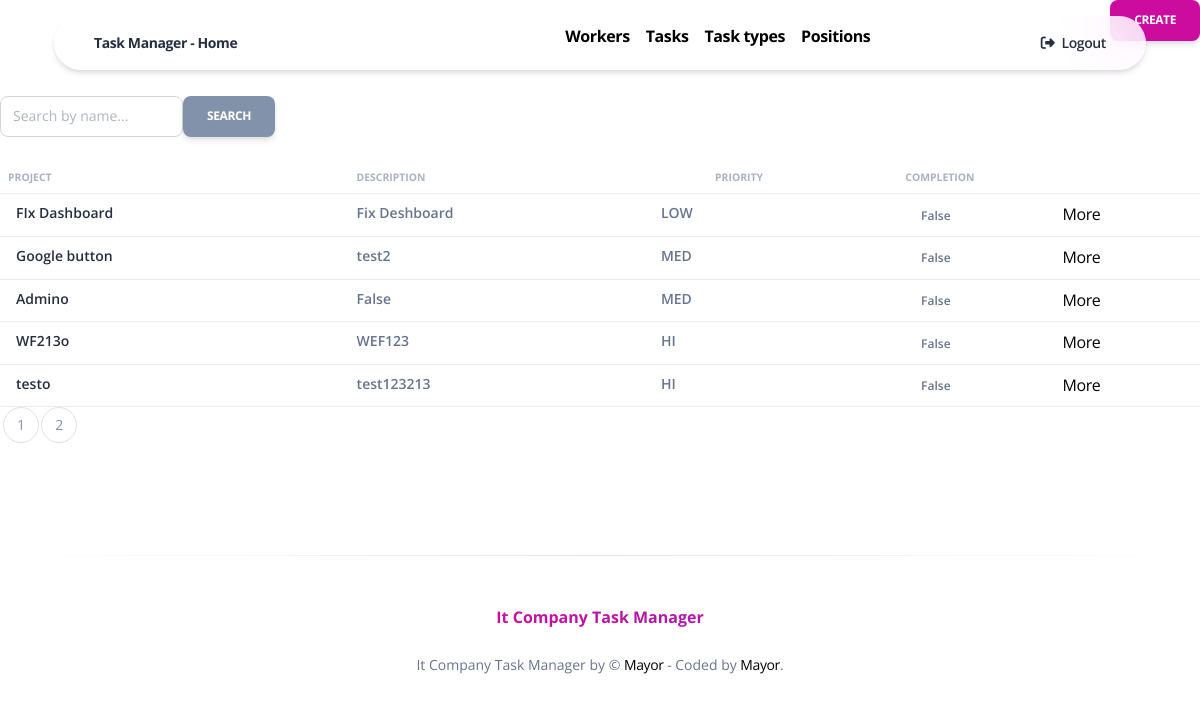
Before: /task/ (signed in) with the older database file.
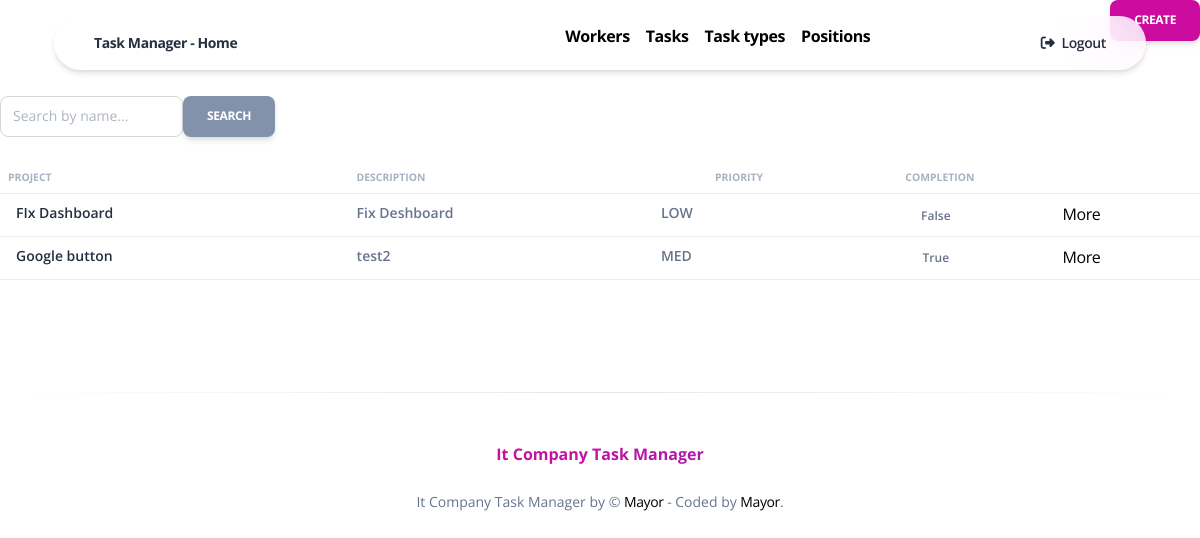
After: the same page with the newer database file.
### task_manager/models.py (models this page shows, shortened)
class Task(models.Model):
    name = models.CharField(max_length=255)
    description = models.TextField()
    deadline = models.DateField(max_length=12)
    is_completed = models.BooleanField(default=False)
    created_on = models.DateField(auto_now_add=True)
    created_by = models.ForeignKey(Worker, on_delete=models.CASCADE)
    modified_on = models.DateTimeField(auto_now=True, blank=True, null=True)
    modified_by = models.ForeignKey(
        Worker,
        on_delete=models.DO_NOTHING,
        related_name="Project_modified_by",
        null=True,
        blank=True
    )
    PRIORITY_CHOICES = (
        ("HI", "High"),
        ("MED", "Medium"),
        ("LOW", "Low"),
    )
    priority = models.CharField(
        max_length=3,
        choices=PRIORITY_CHOICES,
        default="MED"
    )
    task_type = models.ForeignKey(
        TaskType,
        on_delete=models.CASCADE
    )
    assignees = models.ManyToManyField(Worker, related_name="tasks")

### task_manager/views.py (the view)
# urls.py: path("task/", TaskListView.as_view(), name="task-list"),
class TaskListView(LoginRequiredMixin, generic.ListView):
    model = Task
    paginate_by = 5
    template_name = "task_manager/task_list.html"
    def get_context_data(self, *, object_list=None, **kwargs) -> dict:
        context = super(TaskListView, self).get_context_data(**kwargs)
        name = self.request.GET.get("name", "")
        context["search_form"] = TaskSearchForm(
            initial={
                "name": name
            }
        )
        return context
    def get_queryset(self) -> QuerySet:
        queryset = Task.objects.all().select_related("task_type")
        form = TaskSearchForm(self.request.GET)
        if form.is_valid():
            return queryset.filter(
                name__icontains=form.cleaned_data["name"]
            )
        return queryset

### task_manager/forms.py
class TaskSearchForm(forms.Form):
    name = forms.CharField(
        max_length=255,
        required=False,
        label="",
        widget=forms.TextInput(
            {"placeholder": "Search by name..."}
        )
    )

### task_manager/context_processors.py (called while the page is built)
def cfg_assets_root(request):
    return { 'ASSETS_ROOT' : settings.ASSETS_ROOT }

### task_manager/templatetags/query_transform.py (called while the page is built)
@register.simple_tag
def query_transform(request, **kwargs):
    updated = request.GET.copy()
    for k, v in kwargs.items():  # noqa: VNE001
        if k is not None:  # noqa: VNE001
            updated[k] = v
        else:
            updated.pop(k, 0)
    return updated.urlencode()

### templates/task_manager/task_list.html
{% extends "base-presentation.html" %}
{% load crispy_forms_filters %}
{% block content %}
  <a href="{% url "task_manager:task-create" %}" class="btn btn-primary link-to-page" style="float: right">
    Create
  </a>
  {% if task_list %}
    <form action="" method="get" class="d-flex flex-row align-items-center flex-wrap mt-7">
      {{ search_form|crispy }}
      <input type="submit" value="Search" class="btn btn-secondary">
    </form>
    <table class="table align-items-center mb-0 mt-2">
      <tr>
        <th class="text-uppercase text-secondary text-xxs font-weight-bolder opacity-7">Project</th>
        <th class="text-uppercase text-secondary text-xxs font-weight-bolder opacity-7 ps-2">Description</th>
        <th class="text-center text-uppercase text-secondary text-xxs font-weight-bolder opacity-7">Priority</th>
        <th class="text-center text-uppercase text-secondary text-xxs font-weight-bolder opacity-7">Completion</th>
        <th></th>
      </tr>
      {% for task in task_list %}
        <tr>
          <td>
            <div class="d-flex px-2">
              <div class="my-auto">
                <h6 class="mb-0 text-sm">{{ task.name }}</h6>
              </div>
            </div>
          </td>
          <td>
            <p class="text-sm font-weight-bold mb-0">{{ task.description }}</p>
          </td>
          <td>
            <p class="text-sm font-weight-bold mb-0">{{ task.priority }}</p>
          </td>
          <td class="align-middle text-center">
            <div class="d-flex align-items-center justify-content-center">
              <span class="me-2 text-xs font-weight-bold">{{ task.is_completed }}</span>
            </div>
          </td>
          <td class="align-middle">
              <a href="{% url "task_manager:task-detail" pk=task.id %}">
                More
              </a>
          </td>
        </tr>
      {% endfor %}
    </table>
    {% include "includes/pagination.html" %}
  {% else %}
    There are no tasks
  {% endif %}
{% endblock %}

Changed rows visible on the page:
removed Task: name "Admino", description "False", priority "MED", is_completed "False"
removed Task: name "WF213o", description "WEF123", priority "HI", is_completed "False"
removed Task: name "testo", description "test123213", priority "HI", is_completed "False"
changed Task "Google button": is_completed "False" → "True"
Other visible differences:
{{ page_obj.number }}: "1" → (not shown)
{{ page_obj.next_page_number }}: "2" → (not shown)
